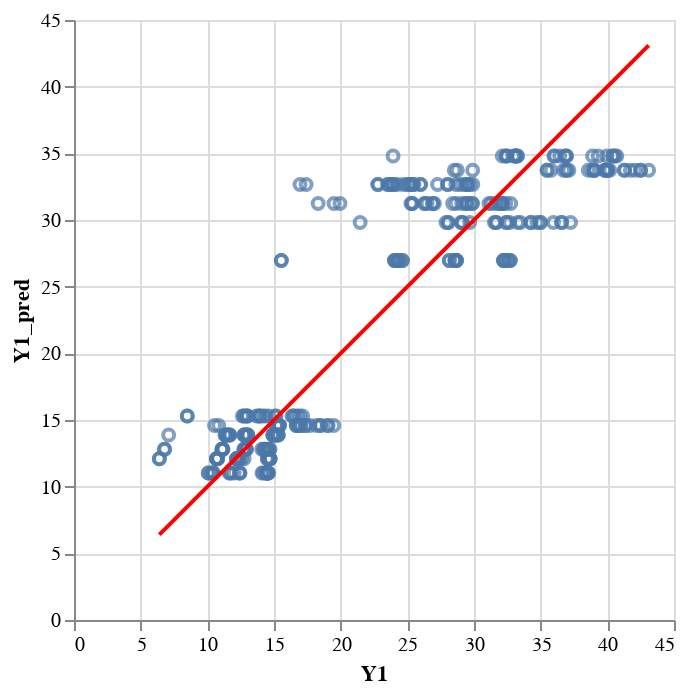

Notebook source saved alongside this figure:
### Code cell
# Now lets visualise how well we went
# Lets do this by plotting the actual vs predicted values
plot_df = X_test.copy()
plot_df['Y1'] = y_test
plot_df['Y1_pred'] = y_test_pred

# Create our scatter plot
scatter_plot = alt.Chart(plot_df).mark_point().encode(
  x='Y1',
  y='Y1_pred',
)

# Create a line between the min and max values
line = alt.Chart(pd.DataFrame({
  'Y1': [plot_df['Y1'].min(), plot_df['Y1'].max()],
  'Y1_pred': [plot_df['Y1'].min(), plot_df['Y1'].max()]
})).mark_line(color='red').encode(
  x='Y1',
  y='Y1_pred'
)

scatter_plot + line

### Figure 1 — Vega-Lite specification as saved in the notebook (floating-point values rounded to 4 significant figures; data arrays with more than 128 entries replaced by an {"elided": "..."} marker saying what was removed)
{"config": {"view": {"continuousWidth": 300, "continuousHeight": 300}}, "layer": [{"data": {"name": "data-b5a7ebf886da93d73b064dcf51f204a9"}, "mark": {"type": "point"}, "encoding": {"x": {"field": "Y1", "type": "quantitative"}, "y": {"field": "Y1_pred", "type": "quantitative"}}}, {"data": {"name": "data-c28fff2a168391e356fdec2749b53cbb"}, "mark": {"type": "line", "color": "red"}, "encoding": {"x": {"field": "Y1", "type": "quantitative"}, "y": {"field": "Y1_pred", "type": "quantitative"}}}], "$schema": "https://vega.github.io/schema/vega-lite/v5.15.1.json", "datasets": {"data-b5a7ebf886da93d73b064dcf51f204a9": {"elided": "308 records"}, "data-c28fff2a168391e356fdec2749b53cbb": [{"Y1": 6.4, "Y1_pred": 6.4}, {"Y1": 43.1, "Y1_pred": 43.1}]}}
